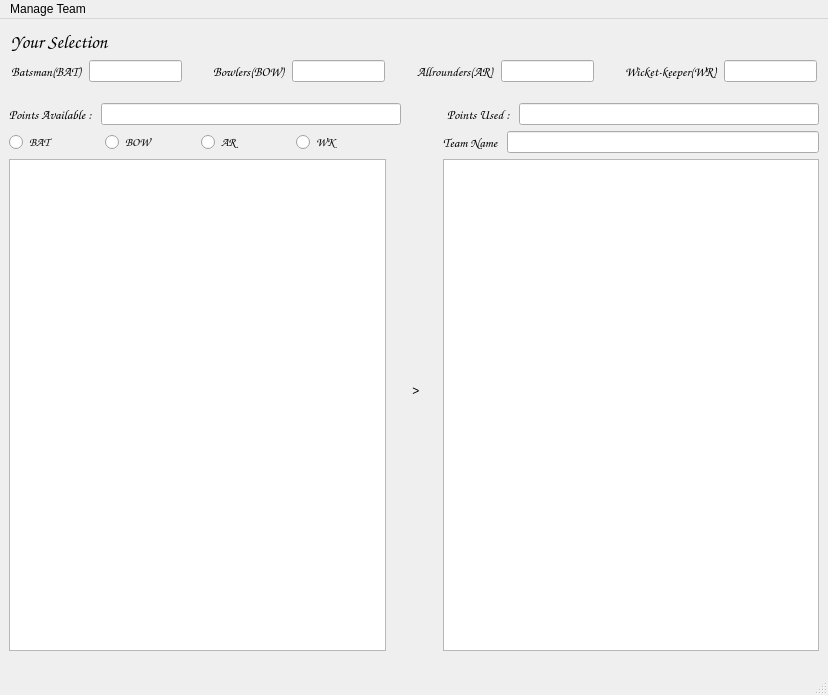
<?xml version="1.0" encoding="UTF-8"?>
<ui version="4.0">
 <class>openTeamWindow</class>
 <widget class="QMainWindow" name="openTeamWindow">
  <property name="geometry">
   <rect>
    <x>0</x>
    <y>0</y>
    <width>828</width>
    <height>695</height>
   </rect>
  </property>
  <property name="maximumSize">
   <size>
    <width>1000</width>
    <height>1000</height>
   </size>
  </property>
  <property name="windowTitle">
   <string>MainWindow</string>
  </property>
  <widget class="QWidget" name="centralwidget">
   <layout class="QVBoxLayout" name="verticalLayout_7">
    <item>
     <layout class="QVBoxLayout" name="verticalLayout_2">
      <property name="sizeConstraint">
       <enum>QLayout::SetDefaultConstraint</enum>
      </property>
      <property name="leftMargin">
       <number>2</number>
      </property>
      <property name="topMargin">
       <number>2</number>
      </property>
      <property name="rightMargin">
       <number>2</number>
      </property>
      <property name="bottomMargin">
       <number>2</number>
      </property>
      <item>
       <widget class="QLabel" name="Label">
        <property name="font">
         <font>
          <family>Comic Sans MS</family>
          <pointsize>14</pointsize>
          <weight>75</weight>
          <bold>true</bold>
         </font>
        </property>
        <property name="text">
         <string>Your Selection</string>
        </property>
       </widget>
      </item>
      <item>
       <layout class="QHBoxLayout" name="horizontalLayout_2">
        <item>
         <widget class="QLabel" name="Label_bat">
          <property name="font">
           <font>
            <family>Comic Sans MS</family>
            <pointsize>10</pointsize>
            <weight>75</weight>
            <bold>true</bold>
           </font>
          </property>
          <property name="text">
           <string>Batsman(BAT)</string>
          </property>
         </widget>
        </item>
        <item>
         <widget class="QLineEdit" name="lineEdit_bat_2">
          <property name="enabled">
           <bool>true</bool>
          </property>
         </widget>
        </item>
        <item>
         <spacer name="horizontalSpacer_4">
          <property name="orientation">
           <enum>Qt::Horizontal</enum>
          </property>
          <property name="sizeHint" stdset="0">
           <size>
            <width>40</width>
            <height>20</height>
           </size>
          </property>
         </spacer>
        </item>
        <item>
         <widget class="QLabel" name="label_bowl">
          <property name="font">
           <font>
            <family>Comic Sans MS</family>
            <pointsize>10</pointsize>
            <weight>75</weight>
            <bold>true</bold>
           </font>
          </property>
          <property name="text">
           <string>Bowlers(BOW)</string>
          </property>
         </widget>
        </item>
        <item>
         <widget class="QLineEdit" name="lineEdit_bowl_2">
          <property name="enabled">
           <bool>true</bool>
          </property>
         </widget>
        </item>
        <item>
         <spacer name="horizontalSpacer_5">
          <property name="orientation">
           <enum>Qt::Horizontal</enum>
          </property>
          <property name="sizeHint" stdset="0">
           <size>
            <width>40</width>
            <height>20</height>
           </size>
          </property>
         </spacer>
        </item>
        <item>
         <widget class="QLabel" name="Label_allRounder">
          <property name="font">
           <font>
            <family>Comic Sans MS</family>
            <pointsize>10</pointsize>
            <weight>75</weight>
            <bold>true</bold>
           </font>
          </property>
          <property name="text">
           <string>Allrounders(AR)</string>
          </property>
         </widget>
        </item>
        <item>
         <widget class="QLineEdit" name="lineEdit_allRounder_2">
          <property name="enabled">
           <bool>true</bool>
          </property>
         </widget>
        </item>
        <item>
         <spacer name="horizontalSpacer_6">
          <property name="orientation">
           <enum>Qt::Horizontal</enum>
          </property>
          <property name="sizeHint" stdset="0">
           <size>
            <width>40</width>
            <height>20</height>
           </size>
          </property>
         </spacer>
        </item>
        <item>
         <widget class="QLabel" name="Label_wicket">
          <property name="font">
           <font>
            <family>Comic Sans MS</family>
            <pointsize>10</pointsize>
            <weight>75</weight>
            <bold>true</bold>
           </font>
          </property>
          <property name="text">
           <string>Wicket-keeper(WR)</string>
          </property>
         </widget>
        </item>
        <item>
         <widget class="QLineEdit" name="lineEdit_wicket_2">
          <property name="enabled">
           <bool>true</bool>
          </property>
         </widget>
        </item>
       </layout>
      </item>
      <item>
       <spacer name="verticalSpacer_4">
        <property name="orientation">
         <enum>Qt::Vertical</enum>
        </property>
        <property name="sizeType">
         <enum>QSizePolicy::Fixed</enum>
        </property>
        <property name="sizeHint" stdset="0">
         <size>
          <width>18</width>
          <height>13</height>
         </size>
        </property>
       </spacer>
      </item>
     </layout>
    </item>
    <item>
     <layout class="QHBoxLayout" name="horizontalLayout_3">
      <item>
       <widget class="QLabel" name="Label_pointsAvailable">
        <property name="font">
         <font>
          <family>Comic Sans MS</family>
          <pointsize>10</pointsize>
          <weight>75</weight>
          <bold>true</bold>
         </font>
        </property>
        <property name="text">
         <string>Points Available : </string>
        </property>
       </widget>
      </item>
      <item>
       <widget class="QLineEdit" name="lineEdit_pointsAvailable">
        <property name="enabled">
         <bool>true</bool>
        </property>
       </widget>
      </item>
      <item>
       <spacer name="horizontalSpacer_7">
        <property name="orientation">
         <enum>Qt::Horizontal</enum>
        </property>
        <property name="sizeType">
         <enum>QSizePolicy::Fixed</enum>
        </property>
        <property name="sizeHint" stdset="0">
         <size>
          <width>40</width>
          <height>20</height>
         </size>
        </property>
       </spacer>
      </item>
      <item>
       <widget class="QLabel" name="Label_pointsUsed">
        <property name="font">
         <font>
          <family>Comic Sans MS</family>
          <pointsize>10</pointsize>
          <weight>75</weight>
          <bold>true</bold>
         </font>
        </property>
        <property name="text">
         <string>Points Used : </string>
        </property>
       </widget>
      </item>
      <item>
       <widget class="QLineEdit" name="lineEdit_pointsUsed">
        <property name="enabled">
         <bool>true</bool>
        </property>
       </widget>
      </item>
     </layout>
    </item>
    <item>
     <layout class="QHBoxLayout" name="horizontalLayout_4">
      <property name="sizeConstraint">
       <enum>QLayout::SetFixedSize</enum>
      </property>
      <item>
       <layout class="QVBoxLayout" name="verticalLayout_3">
        <item>
         <layout class="QHBoxLayout" name="horizontalLayout_5">
          <item>
           <widget class="QRadioButton" name="RB_bat">
            <property name="font">
             <font>
              <family>Comic Sans MS</family>
              <pointsize>9</pointsize>
              <weight>75</weight>
              <bold>true</bold>
             </font>
            </property>
            <property name="text">
             <string>BAT</string>
            </property>
           </widget>
          </item>
          <item>
           <widget class="QRadioButton" name="RB_bowl">
            <property name="font">
             <font>
              <family>Comic Sans MS</family>
              <pointsize>9</pointsize>
              <weight>75</weight>
              <bold>true</bold>
             </font>
            </property>
            <property name="text">
             <string>BOW</string>
            </property>
           </widget>
          </item>
          <item>
           <widget class="QRadioButton" name="RB_allRounder">
            <property name="font">
             <font>
              <family>Comic Sans MS</family>
              <pointsize>9</pointsize>
              <weight>75</weight>
              <bold>true</bold>
             </font>
            </property>
            <property name="text">
             <string>AR</string>
            </property>
           </widget>
          </item>
          <item>
           <widget class="QRadioButton" name="RB_wicket">
            <property name="font">
             <font>
              <family>Comic Sans MS</family>
              <pointsize>9</pointsize>
              <weight>75</weight>
              <bold>true</bold>
             </font>
            </property>
            <property name="text">
             <string>WK</string>
            </property>
           </widget>
          </item>
         </layout>
        </item>
        <item>
         <widget class="QListWidget" name="listWidget"/>
        </item>
       </layout>
      </item>
      <item>
       <spacer name="horizontalSpacer_8">
        <property name="orientation">
         <enum>Qt::Horizontal</enum>
        </property>
        <property name="sizeType">
         <enum>QSizePolicy::Fixed</enum>
        </property>
        <property name="sizeHint" stdset="0">
         <size>
          <width>17</width>
          <height>378</height>
         </size>
        </property>
       </spacer>
      </item>
      <item>
       <widget class="QLabel" name="label_9">
        <property name="text">
         <string> &gt;</string>
        </property>
       </widget>
      </item>
      <item>
       <spacer name="horizontalSpacer_9">
        <property name="orientation">
         <enum>Qt::Horizontal</enum>
        </property>
        <property name="sizeType">
         <enum>QSizePolicy::Fixed</enum>
        </property>
        <property name="sizeHint" stdset="0">
         <size>
          <width>17</width>
          <height>378</height>
         </size>
        </property>
       </spacer>
      </item>
      <item>
       <layout class="QVBoxLayout" name="verticalLayout_4">
        <item>
         <layout class="QHBoxLayout" name="horizontalLayout_6">
          <item>
           <widget class="QLabel" name="Label_teamName">
            <property name="font">
             <font>
              <family>Comic Sans MS</family>
              <pointsize>10</pointsize>
              <weight>75</weight>
              <bold>true</bold>
             </font>
            </property>
            <property name="text">
             <string>Team Name </string>
            </property>
           </widget>
          </item>
          <item>
           <widget class="QLineEdit" name="lineEdit_teamName"/>
          </item>
         </layout>
        </item>
        <item>
         <widget class="QListWidget" name="listWidget_2"/>
        </item>
       </layout>
      </item>
     </layout>
    </item>
    <item>
     <spacer name="verticalSpacer_5">
      <property name="orientation">
       <enum>Qt::Vertical</enum>
      </property>
      <property name="sizeType">
       <enum>QSizePolicy::Fixed</enum>
      </property>
      <property name="sizeHint" stdset="0">
       <size>
        <width>163</width>
        <height>13</height>
       </size>
      </property>
     </spacer>
    </item>
   </layout>
  </widget>
  <widget class="QMenuBar" name="menubar">
   <property name="geometry">
    <rect>
     <x>0</x>
     <y>0</y>
     <width>828</width>
     <height>21</height>
    </rect>
   </property>
   <widget class="QMenu" name="menuManage_Team">
    <property name="title">
     <string>Manage Team</string>
    </property>
    <addaction name="actionNEW_Team"/>
    <addaction name="actionOPEN_Team"/>
    <addaction name="actionSAVE_Team"/>
    <addaction name="actionEVALUATE_Team"/>
   </widget>
   <addaction name="menuManage_Team"/>
  </widget>
  <widget class="QStatusBar" name="statusbar"/>
  <action name="actionNEW_Team">
   <property name="text">
    <string>NEW Team</string>
   </property>
  </action>
  <action name="actionOPEN_Team">
   <property name="text">
    <string>OPEN  Team</string>
   </property>
  </action>
  <action name="actionSAVE_Team">
   <property name="text">
    <string>SAVE Team</string>
   </property>
  </action>
  <action name="actionEVALUATE_Team">
   <property name="text">
    <string>EVALUATE Team</string>
   </property>
  </action>
 </widget>
 <resources/>
 <connections/>
</ui>
